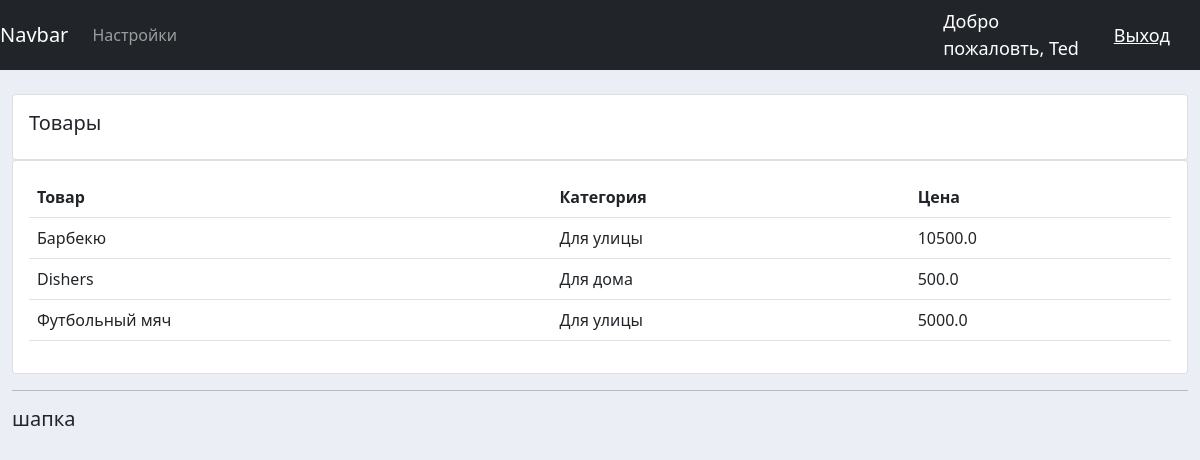
/products (signed in), run on the app's committed database.
### accounts/models.py (models this page shows, shortened)
class Pruduct(models.Model):
    CATEGORY = (
        ('Для дома', 'Для дома'),
        ('Для улицы', 'Для улицы'),
    )
    name = models.CharField(max_length=200, null = True, verbose_name = 'Наименования')
    price = models.FloatField(null = True, verbose_name = 'Цена')
    category = models.CharField(max_length=200, null = True, choices = CATEGORY, verbose_name = 'Категория')
    description = models.CharField(max_length=200, null = True, verbose_name = 'Описание', blank = True)
    date_created = models.DateTimeField(auto_now_add=True, null = True, verbose_name = 'Дата')
    tags = models.ManyToManyField(Tag)
    class Meta:
        verbose_name_plural = 'Продукция'
        verbose_name = 'Продукция'

### accounts/views.py (the view)
# urls.py: path('products', products, name = 'products'),
@login_required(login_url='login')
def products(request):
    products = Pruduct.objects.all()
    return render(request, 'accounts/products.html', {'products':products})

### accounts/templates/accounts/products.html
{% extends "accounts/base.html" %}
{% block content %}
<br>
<div class="row">
    <div class="col-md">
        <div class="card card-body">
            <h5>Товары</h5>
        </div>
        <div class="card card-body">
            <table class="table">
                <tr>
                    <th>Товар</th>
                    <th>Категория</th>
                    <th>Цена</th>
                </tr>
                {% for i in products %}
                    <tr>
                    <td>{{ i.name }}</td>
                    <td>{{ i.category }}</td>
                    <td>{{ i.price }}</td>
                    </tr>
                {% endfor %}
            </table>
        </div>
    </div>
</div
{% endblock content %}

### accounts/templates/accounts/navbar.html (shortened to what this page needs)
{% load static %}
<nav class="navbar navbar-expand-lg navbar-dark bg-dark">
    <a class="navbar-brand" href="#">Navbar</a>
    <div class="collapse navbar-collapse" id="navbarSupportedContent">
      <ul class="navbar-nav mr-auto">
        <li class="nav-item active">
          <a class="nav-link" href="{% url 'account' %}">Настройки</a>
        </li>
    </ul>
    </div>
    <span class='hello-msg'>Добро пожаловть, {{ request.user }}</span>
    <span><a class='hello-msg' href="{% url 'logout' %}">Выход</a></span>
  </nav>

### accounts/static/css/base.css (style rules this page uses)
body { background-color: #ebeff5; }

### accounts/templates/accounts/navbar.html (style rules this page uses)
.hello-msg { font-size: 18px; color: #fff; margin-right: 30px; }

### data on the page
Pruduct: name "Барбекю", category "Для улицы", price "10500.0"
Pruduct: name "Dishers", category "Для дома", price "500.0"
Pruduct: name "Футбольный мяч", category "Для улицы", price "5000.0"

### other printed values
{{ request.user }} "Ted"
